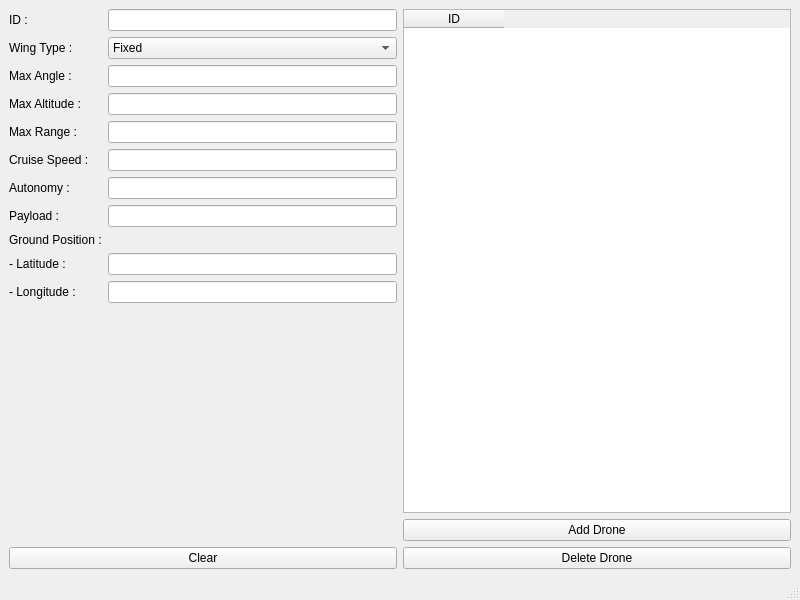
<?xml version="1.0" encoding="UTF-8"?>
<ui version="4.0">
 <class>DroneWindow</class>
 <widget class="QMainWindow" name="DroneWindow">
  <property name="geometry">
   <rect>
    <x>0</x>
    <y>0</y>
    <width>800</width>
    <height>600</height>
   </rect>
  </property>
  <property name="windowTitle">
   <string>MainWindow</string>
  </property>
  <widget class="QWidget" name="centralwidget">
   <layout class="QHBoxLayout" name="horizontalLayout">
    <item>
     <layout class="QVBoxLayout" name="verticalLayout">
      <item>
       <layout class="QFormLayout" name="formLayout">
        <item row="0" column="0">
         <widget class="QLabel" name="lbl_ID">
          <property name="text">
           <string>ID :</string>
          </property>
          <property name="buddy">
           <cstring>txt_ID</cstring>
          </property>
         </widget>
        </item>
        <item row="0" column="1">
         <widget class="QLineEdit" name="txt_ID">
          <property name="readOnly">
           <bool>true</bool>
          </property>
         </widget>
        </item>
        <item row="1" column="0">
         <widget class="QLabel" name="lbl_wingType">
          <property name="text">
           <string>Wing Type :</string>
          </property>
          <property name="buddy">
           <cstring>cBox_wingType</cstring>
          </property>
         </widget>
        </item>
        <item row="1" column="1">
         <widget class="QComboBox" name="cBox_wingType">
          <item>
           <property name="text">
            <string>Fixed</string>
           </property>
          </item>
          <item>
           <property name="text">
            <string>Rotor</string>
           </property>
          </item>
         </widget>
        </item>
        <item row="2" column="0">
         <widget class="QLabel" name="lbl_maxAngle">
          <property name="text">
           <string>Max Angle :</string>
          </property>
          <property name="buddy">
           <cstring>txt_maxAngle</cstring>
          </property>
         </widget>
        </item>
        <item row="2" column="1">
         <widget class="QLineEdit" name="txt_maxAngle">
          <property name="readOnly">
           <bool>true</bool>
          </property>
         </widget>
        </item>
        <item row="3" column="0">
         <widget class="QLabel" name="lbl_maxAltitude">
          <property name="text">
           <string>Max Altitude :</string>
          </property>
          <property name="buddy">
           <cstring>txt_maxAltitude</cstring>
          </property>
         </widget>
        </item>
        <item row="3" column="1">
         <widget class="QLineEdit" name="txt_maxAltitude">
          <property name="readOnly">
           <bool>true</bool>
          </property>
         </widget>
        </item>
        <item row="4" column="0">
         <widget class="QLabel" name="lbl_maxRange">
          <property name="text">
           <string>Max Range :</string>
          </property>
          <property name="buddy">
           <cstring>txt_maxRange</cstring>
          </property>
         </widget>
        </item>
        <item row="4" column="1">
         <widget class="QLineEdit" name="txt_maxRange">
          <property name="readOnly">
           <bool>true</bool>
          </property>
         </widget>
        </item>
        <item row="5" column="0">
         <widget class="QLabel" name="lbl_cruiseSpeed">
          <property name="text">
           <string>Cruise Speed :</string>
          </property>
          <property name="buddy">
           <cstring>txt_cruiseSpeed</cstring>
          </property>
         </widget>
        </item>
        <item row="5" column="1">
         <widget class="QLineEdit" name="txt_cruiseSpeed">
          <property name="readOnly">
           <bool>true</bool>
          </property>
         </widget>
        </item>
        <item row="6" column="0">
         <widget class="QLabel" name="lbl_Autonomy">
          <property name="text">
           <string>Autonomy :</string>
          </property>
          <property name="buddy">
           <cstring>txt_Autonomy</cstring>
          </property>
         </widget>
        </item>
        <item row="6" column="1">
         <widget class="QLineEdit" name="txt_Autonomy">
          <property name="readOnly">
           <bool>true</bool>
          </property>
         </widget>
        </item>
        <item row="7" column="0">
         <widget class="QLabel" name="lbl_Payload">
          <property name="text">
           <string>Payload :</string>
          </property>
          <property name="buddy">
           <cstring>txt_Payload</cstring>
          </property>
         </widget>
        </item>
        <item row="7" column="1">
         <widget class="QLineEdit" name="txt_Payload">
          <property name="readOnly">
           <bool>true</bool>
          </property>
         </widget>
        </item>
        <item row="8" column="0">
         <widget class="QLabel" name="lbl_groundPosition">
          <property name="text">
           <string>Ground Position :</string>
          </property>
         </widget>
        </item>
        <item row="9" column="0">
         <widget class="QLabel" name="lbl_latitude">
          <property name="text">
           <string>- Latitude :</string>
          </property>
          <property name="buddy">
           <cstring>txt_latitude</cstring>
          </property>
         </widget>
        </item>
        <item row="9" column="1">
         <widget class="QLineEdit" name="txt_latitude">
          <property name="readOnly">
           <bool>true</bool>
          </property>
         </widget>
        </item>
        <item row="10" column="0">
         <widget class="QLabel" name="lbl_longitude">
          <property name="text">
           <string>- Longitude :</string>
          </property>
          <property name="buddy">
           <cstring>txt_longitude</cstring>
          </property>
         </widget>
        </item>
        <item row="10" column="1">
         <widget class="QLineEdit" name="txt_longitude">
          <property name="readOnly">
           <bool>true</bool>
          </property>
         </widget>
        </item>
       </layout>
      </item>
      <item>
       <widget class="QPushButton" name="btn_Clear">
        <property name="text">
         <string>Clear</string>
        </property>
       </widget>
      </item>
     </layout>
    </item>
    <item>
     <layout class="QVBoxLayout" name="lyt_List">
      <item>
       <widget class="QTableWidget" name="tbl_Drones">
        <property name="editTriggers">
         <set>QAbstractItemView::NoEditTriggers</set>
        </property>
        <property name="sortingEnabled">
         <bool>true</bool>
        </property>
        <property name="columnCount">
         <number>1</number>
        </property>
        <column>
         <property name="text">
          <string>ID</string>
         </property>
        </column>
       </widget>
      </item>
      <item>
       <widget class="QPushButton" name="btn_addDrone">
        <property name="text">
         <string>Add Drone</string>
        </property>
       </widget>
      </item>
      <item>
       <widget class="QPushButton" name="btn_deleteDrone">
        <property name="text">
         <string>Delete Drone</string>
        </property>
       </widget>
      </item>
     </layout>
    </item>
   </layout>
  </widget>
  <widget class="QMenuBar" name="menubar">
   <property name="geometry">
    <rect>
     <x>0</x>
     <y>0</y>
     <width>800</width>
     <height>26</height>
    </rect>
   </property>
  </widget>
  <widget class="QStatusBar" name="statusbar"/>
 </widget>
 <resources/>
 <connections/>
</ui>
